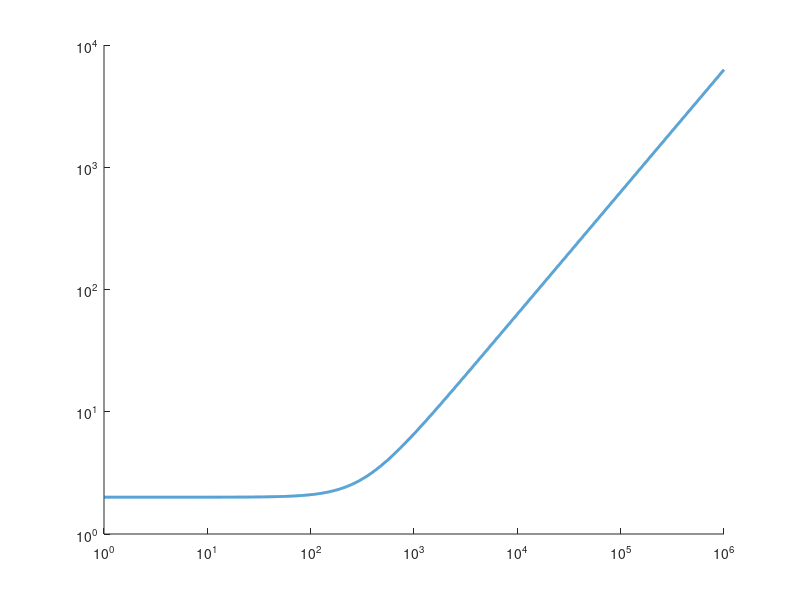

MATLAB code for this plot: (Note: this script raises an error after producing the figure.)
%% Analytical model with motor 

%
%   
%    |--------------|
%    |              |                                                  
%    |          --Lmotor--                     
% --|V_in|--        |                         
%    |              |                          
%    |          --Rmotor--                     
%    |--------------|
%
%
%  Create T-model of coupled inductor at steady state
%  Sinosoidal response 
% at above circuit is represented and parameter name
% is given. I give a name Lp' as Lp_p and Ls' as Ls_p. 

% Frequency Space 
f=logspace(0,6,10000);
w=2*pi*f;
% Parameters
Rmotor=2;
Lmotor=1e-3;
Vin=1;
% Impedance 

Z4= 1i.*w*Lmotor +(Rmotor); % motor impedance
Ip=Vin./Z4;
%%
figure1 = figure;

axes1 = axes('Parent',figure1);
hold(axes1,'on');

% plot(f,abs(Z4),'Linewidth',2);

% Create loglog
loglog(f,abs(Z4),'LineWidth',2);

% Create xline
xline(32000,'Parent',axes1,'LineStyle','--','LineWidth',2);

% Create ylabel
ylabel({'Impedance ($\Omega$)'},'FontWeight','bold','FontSize',16,...
    'FontName','Times New Roman',...
    'Interpreter','latex');

% Create xlabel
xlabel({'Frequency (Hz)'},'FontWeight','bold','FontSize',16,...
    'FontName','Times New Roman',...
    'Interpreter','latex');

box(axes1,'on');
hold(axes1,'off');
% Set the remaining axes properties
set(axes1,'XMinorTick','on','XScale','log','YMinorTick','on','YScale','log');
% Create textarrow
annotation(figure1,'textarrow',[0.751428571428571 0.717142857142857],...
    [0.557142857142857 0.581904761904762],'String',{'32kHz'},'FontSize',12,...
    'FontName','Times New Roman');

% Create textbox
annotation(figure1,'textbox',...
    [0.403857142857143 0.823809523809525 0.349 0.0438095238095242],...
    'String',{'increasing current ripple'},...
    'FontSize',12,...
    'FontName','Times New Roman',...
    'FitBoxToText','off',...
    'EdgeColor','none');

% Create textarrow
annotation(figure1,'textarrow',[0.832857142857143 0.357142857142857],...
    [0.810476190476191 0.808571428571429],'LineWidth',1);


